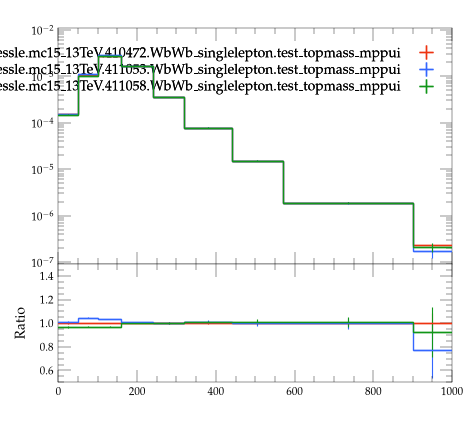

This chart was generated by the following Python code:
#! /usr/bin/env python3

# This Python script was auto-generated using YODA v2.1.2.
# Analysis object: /WbWb_singlelepton/mtblmin
# Timestamp: 07-08-2026 (09:26:45)

import matplotlib as mpl
import matplotlib.pyplot as plt
mpl.use('Agg') # comment out for interactive use
import os
import numpy as np
from numpy import nan, inf

plotDir = os.path.split(os.path.realpath(__file__))[0]
if 'YODA_USER_PLOT_PATH' in globals():
    plot_outdir = globals()['YODA_USER_PLOT_PATH']
else:
    plot_outdir = plotDir

#plot style
plt.style.use(os.path.join(plotDir, '../default.mplstyle'))
# plot metadata
figW, figH = plt.rcParams['figure.figsize']
ax_xLabel = ''
ax_yLabel = ''
ax_title  = ''
ax_xScale = 'linear'
ax_yScale = 'log'
xLims = (0.0, 1000.0)
yLims = (9e-08, 0.011000000000000001)

# TeX-friendly labels for the legend
labels = {
  'legend' : ([ r"user.johessle.mc15\_13TeV.410472.WbWb\_singlelepton.test\_topmass\_mppui", r"user.johessle.mc15\_13TeV.411053.WbWb\_singlelepton.test\_topmass\_mppui", r"user.johessle.mc15\_13TeV.411058.WbWb\_singlelepton.test\_topmass\_mppui" ], r""),
}

# Adjust canvas width and height
canvasW = 10.0
canvasH = 9.0
figW *= canvasW/10.
figH *= canvasH/9.

# Create figure and axis objects
fig, (ax, ratio0_ax) = plt.subplots(2, 1, sharex=True,
                  figsize=(figW,figH), gridspec_kw={'height_ratios': (6.0, 3.0)})

# Set figure margins
plt.subplots_adjust(
    left   = 1.0 * plt.rcParams['figure.subplot.left'],
    right  = 1.0 * plt.rcParams['figure.subplot.right'],
    top    = 1.0 * plt.rcParams['figure.subplot.top'],
    bottom = 1.0 * plt.rcParams['figure.subplot.bottom'])

ratio0_ax.yaxis.set_major_locator(mpl.ticker.MultipleLocator(0.2))
ratio0_ax.set_ylim(0.5, 1.4999)
ratio0_ax.set_ylabel('Ratio')

# the numerical data is stored in a separate file
dataf = dict()
prefix = os.path.split(__file__)[0]
if prefix:    prefix = prefix + '/'
exec(open(prefix+'mtblmin__data.py').read(), dataf)


legend_handles = dict() # keep track of handles for the legend

# style options for curves
# starts at zorder>=5 to draw curve on top of legend
styles = {
  'user.johessle.mc15_13TeV.410472.WbWb_singlelepton.test_topmass_mppui.yoda': {
    'color' : '#EE3311',
    'linestyle' : '-',
    'lineopacity' : 1.0,
    'linewidth' : 1,
    'marker' : 'none',
    'markersize' : 2,
    'capsize' : 0.0,
    'zorder' : 5,
    'histstyle' : 1,
    'drawstyle' : 'steps-pre',
    'xerrorbars' : 1,
    'yerrorbars' : 1,
    'fillcolor' : None,
    'fillopacity' : 1.0,
    'ratio0_linestyle' : '-',
    'ratio0_lineopacity' : 1.0,
    'ratio0_linewidth' : 1,
    'ratio0_marker' : 'none',
    'ratio0_markersize' : 2,
    'ratio0_capsize' : 0.0,
    'ratio0_zorder' : 5,
    'ratio0_histstyle' : 1,
    'ratio0_drawstyle' : 'steps-pre',
    'ratio0_xerrorbars' : 1,
    'ratio0_yerrorbars' : 1,
  },
  'user.johessle.mc15_13TeV.411053.WbWb_singlelepton.test_topmass_mppui.yoda': {
    'color' : '#3366FF',
    'linestyle' : '-',
    'lineopacity' : 1.0,
    'linewidth' : 1,
    'marker' : 'none',
    'markersize' : 2,
    'capsize' : 0.0,
    'zorder' : 6,
    'histstyle' : 1,
    'drawstyle' : 'steps-pre',
    'xerrorbars' : 1,
    'yerrorbars' : 1,
    'fillcolor' : None,
    'fillopacity' : 1.0,
    'ratio0_linestyle' : '-',
    'ratio0_lineopacity' : 1.0,
    'ratio0_linewidth' : 1,
    'ratio0_marker' : 'none',
    'ratio0_markersize' : 2,
    'ratio0_capsize' : 0.0,
    'ratio0_zorder' : 6,
    'ratio0_histstyle' : 1,
    'ratio0_drawstyle' : 'steps-pre',
    'ratio0_xerrorbars' : 1,
    'ratio0_yerrorbars' : 1,
  },
  'user.johessle.mc15_13TeV.411058.WbWb_singlelepton.test_topmass_mppui.yoda': {
    'color' : '#109618',
    'linestyle' : '-',
    'lineopacity' : 1.0,
    'linewidth' : 1,
    'marker' : 'none',
    'markersize' : 2,
    'capsize' : 0.0,
    'zorder' : 7,
    'histstyle' : 1,
    'drawstyle' : 'steps-pre',
    'xerrorbars' : 1,
    'yerrorbars' : 1,
    'fillcolor' : None,
    'fillopacity' : 1.0,
    'ratio0_linestyle' : '-',
    'ratio0_lineopacity' : 1.0,
    'ratio0_linewidth' : 1,
    'ratio0_marker' : 'none',
    'ratio0_markersize' : 2,
    'ratio0_capsize' : 0.0,
    'ratio0_zorder' : 7,
    'ratio0_histstyle' : 1,
    'ratio0_drawstyle' : 'steps-pre',
    'ratio0_xerrorbars' : 1,
    'ratio0_yerrorbars' : 1,
  },
}

# curve from input yoda files in main panel
for label, yvals in dataf['yvals'].items():
    if all(np.isnan(v) for v in dataf['yvals'][label]):
        continue
    tmp = None
    if styles[label]['histstyle']: # draw as histogram
        xpos = dataf['xedges'][label] if styles[label]['drawstyle'] else dataf['xpoints'][label]
        ypos = np.insert(yvals, 0, yvals[0]) if styles[label]['drawstyle'] else yvals
        if styles[label]['fillcolor']: # fill area below curve
            ax.fill_between(xpos, ypos, step='pre',
                            color=styles[label]['fillcolor'],
                            alpha=styles[label]['fillopacity'])
        tmp, = ax.plot(xpos, ypos,
                       color=styles[label]['color'],
                       linestyle=styles[label]['linestyle'],
                       alpha=styles[label]['lineopacity'],
                       linewidth=styles[label]['linewidth'],
                       drawstyle=styles[label]['drawstyle'], solid_joinstyle='miter',
                       zorder=styles[label]['zorder'], label=label)
    tmp = ax.errorbar(dataf['xpoints'][label], yvals,
                      xerr=np.array(dataf['xerrs'][label])*styles[label]['xerrorbars'],
                      yerr=np.array(dataf['yerrs'][label])*styles[label]['yerrorbars'],
                      fmt=styles[label]['marker'], capsize=styles[label]['capsize'],
                      alpha=styles[label]['lineopacity'],
                      markersize=styles[label]['markersize'],
                      ecolor=styles[label]['color'],
                      color=styles[label]['color'], zorder=styles[label]['zorder'])
    tmp[-1][0].set_linestyle(styles[label]['linestyle'])
    tmp[-1][0].set_linewidth(styles[label]['linewidth'])
    if label in dataf['add_legend_handle']:  legend_handles[label] = tmp
    for varLabel in dataf['variation_yvals'].keys():
        if varLabel.startswith(label):
            tmp, = ax.plot(dataf['xedges'][label], dataf['variation_yvals'][varLabel],
                           color=styles[label]['color'],
                           linestyle=styles[label]['linestyle'],
                           linewidth=styles[label]['linewidth'],
                           drawstyle='steps-pre', solid_joinstyle='miter',
                           zorder=styles[label]['zorder'], alpha=0.5)


# plots on ratio panel
# curve from input yoda files in ratio panel
for label, yvals in dataf['ratio0_yvals'].items():
    if all(np.isnan(v) for v in yvals):
        continue
    if styles[label]['ratio0_histstyle']: # plot as histogram
        xpos = dataf['xedges']['user.johessle.mc15_13TeV.410472.WbWb_singlelepton.test_topmass_mppui.yoda'] if styles[label]['ratio0_drawstyle'] else dataf['xpoints']['user.johessle.mc15_13TeV.410472.WbWb_singlelepton.test_topmass_mppui.yoda']
        ypos = np.insert(yvals, 0, yvals[0]) if styles[label]['ratio0_drawstyle'] else yvals
        ratio0_ax.plot(xpos, ypos,
                       color=styles[label]['color'],
                       linewidth=styles[label]['linewidth'],
                       linestyle=styles[label]['ratio0_linestyle'],
                       alpha=styles[label]['ratio0_lineopacity'],
                       drawstyle=styles[label]['ratio0_drawstyle'], zorder=styles[label]['zorder'],
                       solid_joinstyle='miter')
    tmp = ratio0_ax.errorbar(dataf['xpoints']['user.johessle.mc15_13TeV.410472.WbWb_singlelepton.test_topmass_mppui.yoda'], yvals,
                             xerr=np.array(dataf['ref_xerrs'])*styles[label]['ratio0_xerrorbars'],
                             yerr=np.array(dataf['ratio0_yerrs'][label])*styles[label]['ratio0_yerrorbars'],
                             fmt=styles[label]['ratio0_marker'], capsize=styles[label]['ratio0_capsize'],
                             alpha=styles[label]['ratio0_lineopacity'],
                             markersize=styles[label]['ratio0_markersize'],
                             ecolor=styles[label]['color'],
                             color=styles[label]['color'])
    tmp[-1][0].set_linestyle(styles[label]['ratio0_linestyle'])
    tmp[-1][0].set_linewidth(styles[label]['ratio0_linewidth'])

    for varlabel in dataf['ratio0_variation_vals'].keys():
        if varlabel.startswith(label):
            ratio0_ax.plot(dataf['xedges']['user.johessle.mc15_13TeV.410472.WbWb_singlelepton.test_topmass_mppui.yoda'],
                            dataf['ratio0_variation_vals'][varlabel],
                            color=styles[label]['color'],
                            linestyle=styles[label]['linestyle'],
                            linewidth=styles[label]['linewidth'],
                            drawstyle='steps-pre', solid_joinstyle='miter',
                            zorder=1, alpha=0.5)

legend_items = list(legend_handles.values())
ax.add_artist(ax.legend(legend_items,
                        labels['legend'][0],
                        title=labels['legend'][1],
                        alignment='right',
                        loc='upper right',
                        bbox_to_anchor=(1.0, 0.97),markerfirst=False))

# set plot metadata as defined above
ratio0_ax.set_xlabel(ax_xLabel)
ratio0_ax.xaxis.set_label_coords(1., -0.15)
ax.set_ylabel(ax_yLabel, ha='right', va='top')
ax.yaxis.set_label_coords(-0.11, 1.0)
ax.set_title(ax_title, loc='left')
ax.set_xscale(ax_xScale)
ax.set_yscale(ax_yScale)
ratio0_ax.set_yscale('linear')
ax.set_xlim(xLims)
ax.set_ylim(yLims)

# tick formatting
plt.rcParams['xtick.top'] = True
plt.rcParams['ytick.right'] = True
ax.yaxis.set_major_locator(mpl.ticker.LogLocator(base=10.0, numticks=np.inf))
ax.yaxis.set_minor_locator(mpl.ticker.LogLocator(
                           base=10.0, subs=np.arange(0.1, 1, 0.1), numticks=np.inf))
fig.align_ylabels((ax, ratio0_ax))
plt.savefig(os.path.join(plot_outdir, 'mtblmin.pdf'), format='PDF')
plt.savefig(os.path.join(plot_outdir, 'mtblmin.png'), format='PNG')

plt.close(fig)
